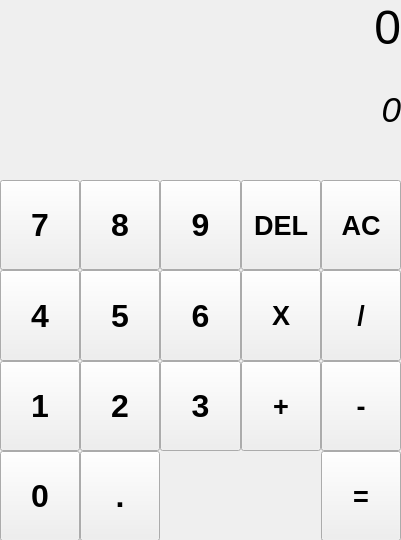
<?xml version="1.0" encoding="UTF-8"?>
<ui version="4.0">
 <class>MainWindow</class>
 <widget class="QMainWindow" name="MainWindow">
  <property name="geometry">
   <rect>
    <x>0</x>
    <y>0</y>
    <width>401</width>
    <height>540</height>
   </rect>
  </property>
  <property name="sizePolicy">
   <sizepolicy hsizetype="Fixed" vsizetype="Fixed">
    <horstretch>0</horstretch>
    <verstretch>0</verstretch>
   </sizepolicy>
  </property>
  <property name="windowTitle">
   <string>MainWindow</string>
  </property>
  <widget class="QWidget" name="centralwidget">
   <widget class="QWidget" name="gridLayoutWidget">
    <property name="geometry">
     <rect>
      <x>0</x>
      <y>0</y>
      <width>401</width>
      <height>541</height>
     </rect>
    </property>
    <layout class="QGridLayout" name="gridLayout" rowstretch="0,0,0,0,0,0,0" columnstretch="0,0,0,0,0">
     <property name="sizeConstraint">
      <enum>QLayout::SetDefaultConstraint</enum>
     </property>
     <property name="spacing">
      <number>0</number>
     </property>
     <item row="6" column="0">
      <widget class="QPushButton" name="pushButton_14">
       <property name="enabled">
        <bool>true</bool>
       </property>
       <property name="sizePolicy">
        <sizepolicy hsizetype="MinimumExpanding" vsizetype="MinimumExpanding">
         <horstretch>0</horstretch>
         <verstretch>0</verstretch>
        </sizepolicy>
       </property>
       <property name="minimumSize">
        <size>
         <width>0</width>
         <height>0</height>
        </size>
       </property>
       <property name="maximumSize">
        <size>
         <width>2000</width>
         <height>2000</height>
        </size>
       </property>
       <property name="font">
        <font>
         <pointsize>24</pointsize>
         <weight>75</weight>
         <bold>true</bold>
        </font>
       </property>
       <property name="text">
        <string>0</string>
       </property>
      </widget>
     </item>
     <item row="4" column="3">
      <widget class="QPushButton" name="pushButton_16">
       <property name="enabled">
        <bool>true</bool>
       </property>
       <property name="sizePolicy">
        <sizepolicy hsizetype="MinimumExpanding" vsizetype="MinimumExpanding">
         <horstretch>0</horstretch>
         <verstretch>0</verstretch>
        </sizepolicy>
       </property>
       <property name="minimumSize">
        <size>
         <width>0</width>
         <height>0</height>
        </size>
       </property>
       <property name="maximumSize">
        <size>
         <width>2000</width>
         <height>2000</height>
        </size>
       </property>
       <property name="font">
        <font>
         <pointsize>20</pointsize>
         <weight>75</weight>
         <bold>true</bold>
        </font>
       </property>
       <property name="text">
        <string>X</string>
       </property>
      </widget>
     </item>
     <item row="6" column="1">
      <widget class="QPushButton" name="pushButton_15">
       <property name="enabled">
        <bool>true</bool>
       </property>
       <property name="sizePolicy">
        <sizepolicy hsizetype="MinimumExpanding" vsizetype="MinimumExpanding">
         <horstretch>0</horstretch>
         <verstretch>0</verstretch>
        </sizepolicy>
       </property>
       <property name="minimumSize">
        <size>
         <width>0</width>
         <height>0</height>
        </size>
       </property>
       <property name="maximumSize">
        <size>
         <width>2000</width>
         <height>2000</height>
        </size>
       </property>
       <property name="font">
        <font>
         <pointsize>24</pointsize>
         <weight>75</weight>
         <bold>true</bold>
        </font>
       </property>
       <property name="text">
        <string>.</string>
       </property>
      </widget>
     </item>
     <item row="5" column="2">
      <widget class="QPushButton" name="pushButton_11">
       <property name="enabled">
        <bool>true</bool>
       </property>
       <property name="sizePolicy">
        <sizepolicy hsizetype="MinimumExpanding" vsizetype="MinimumExpanding">
         <horstretch>0</horstretch>
         <verstretch>0</verstretch>
        </sizepolicy>
       </property>
       <property name="minimumSize">
        <size>
         <width>0</width>
         <height>0</height>
        </size>
       </property>
       <property name="maximumSize">
        <size>
         <width>2000</width>
         <height>2000</height>
        </size>
       </property>
       <property name="font">
        <font>
         <pointsize>24</pointsize>
         <weight>75</weight>
         <bold>true</bold>
        </font>
       </property>
       <property name="text">
        <string>3</string>
       </property>
      </widget>
     </item>
     <item row="6" column="4">
      <widget class="QPushButton" name="pushButton_22">
       <property name="enabled">
        <bool>true</bool>
       </property>
       <property name="sizePolicy">
        <sizepolicy hsizetype="MinimumExpanding" vsizetype="MinimumExpanding">
         <horstretch>0</horstretch>
         <verstretch>0</verstretch>
        </sizepolicy>
       </property>
       <property name="minimumSize">
        <size>
         <width>0</width>
         <height>0</height>
        </size>
       </property>
       <property name="maximumSize">
        <size>
         <width>2000</width>
         <height>2000</height>
        </size>
       </property>
       <property name="font">
        <font>
         <pointsize>20</pointsize>
         <weight>75</weight>
         <bold>true</bold>
        </font>
       </property>
       <property name="text">
        <string>=</string>
       </property>
      </widget>
     </item>
     <item row="2" column="2">
      <widget class="QPushButton" name="pushButton_7">
       <property name="enabled">
        <bool>true</bool>
       </property>
       <property name="sizePolicy">
        <sizepolicy hsizetype="MinimumExpanding" vsizetype="MinimumExpanding">
         <horstretch>0</horstretch>
         <verstretch>0</verstretch>
        </sizepolicy>
       </property>
       <property name="minimumSize">
        <size>
         <width>0</width>
         <height>0</height>
        </size>
       </property>
       <property name="maximumSize">
        <size>
         <width>2000</width>
         <height>2000</height>
        </size>
       </property>
       <property name="font">
        <font>
         <pointsize>24</pointsize>
         <weight>75</weight>
         <bold>true</bold>
        </font>
       </property>
       <property name="text">
        <string>9</string>
       </property>
      </widget>
     </item>
     <item row="2" column="1">
      <widget class="QPushButton" name="pushButton_6">
       <property name="enabled">
        <bool>true</bool>
       </property>
       <property name="sizePolicy">
        <sizepolicy hsizetype="MinimumExpanding" vsizetype="MinimumExpanding">
         <horstretch>0</horstretch>
         <verstretch>0</verstretch>
        </sizepolicy>
       </property>
       <property name="minimumSize">
        <size>
         <width>0</width>
         <height>0</height>
        </size>
       </property>
       <property name="maximumSize">
        <size>
         <width>2000</width>
         <height>2000</height>
        </size>
       </property>
       <property name="font">
        <font>
         <pointsize>24</pointsize>
         <weight>75</weight>
         <bold>true</bold>
        </font>
       </property>
       <property name="text">
        <string>8</string>
       </property>
      </widget>
     </item>
     <item row="2" column="0">
      <widget class="QPushButton" name="pushButton_5">
       <property name="enabled">
        <bool>true</bool>
       </property>
       <property name="sizePolicy">
        <sizepolicy hsizetype="MinimumExpanding" vsizetype="MinimumExpanding">
         <horstretch>0</horstretch>
         <verstretch>0</verstretch>
        </sizepolicy>
       </property>
       <property name="minimumSize">
        <size>
         <width>0</width>
         <height>0</height>
        </size>
       </property>
       <property name="maximumSize">
        <size>
         <width>2000</width>
         <height>2000</height>
        </size>
       </property>
       <property name="font">
        <font>
         <pointsize>24</pointsize>
         <weight>75</weight>
         <bold>true</bold>
        </font>
       </property>
       <property name="text">
        <string>7</string>
       </property>
      </widget>
     </item>
     <item row="1" column="0" colspan="5">
      <widget class="QLabel" name="label">
       <property name="sizePolicy">
        <sizepolicy hsizetype="MinimumExpanding" vsizetype="MinimumExpanding">
         <horstretch>0</horstretch>
         <verstretch>0</verstretch>
        </sizepolicy>
       </property>
       <property name="font">
        <font>
         <pointsize>26</pointsize>
         <weight>50</weight>
         <italic>true</italic>
         <bold>false</bold>
         <underline>false</underline>
         <strikeout>false</strikeout>
         <kerning>true</kerning>
        </font>
       </property>
       <property name="layoutDirection">
        <enum>Qt::LeftToRight</enum>
       </property>
       <property name="autoFillBackground">
        <bool>true</bool>
       </property>
       <property name="text">
        <string>0</string>
       </property>
       <property name="alignment">
        <set>Qt::AlignRight|Qt::AlignTop|Qt::AlignTrailing</set>
       </property>
       <property name="margin">
        <number>5</number>
       </property>
       <property name="indent">
        <number>0</number>
       </property>
      </widget>
     </item>
     <item row="4" column="4">
      <widget class="QPushButton" name="pushButton_19">
       <property name="enabled">
        <bool>true</bool>
       </property>
       <property name="sizePolicy">
        <sizepolicy hsizetype="MinimumExpanding" vsizetype="MinimumExpanding">
         <horstretch>0</horstretch>
         <verstretch>0</verstretch>
        </sizepolicy>
       </property>
       <property name="minimumSize">
        <size>
         <width>0</width>
         <height>0</height>
        </size>
       </property>
       <property name="maximumSize">
        <size>
         <width>2000</width>
         <height>2000</height>
        </size>
       </property>
       <property name="font">
        <font>
         <pointsize>20</pointsize>
         <weight>75</weight>
         <bold>true</bold>
        </font>
       </property>
       <property name="text">
        <string>/</string>
       </property>
      </widget>
     </item>
     <item row="2" column="3">
      <widget class="QPushButton" name="pushButton_17">
       <property name="enabled">
        <bool>true</bool>
       </property>
       <property name="sizePolicy">
        <sizepolicy hsizetype="MinimumExpanding" vsizetype="MinimumExpanding">
         <horstretch>0</horstretch>
         <verstretch>0</verstretch>
        </sizepolicy>
       </property>
       <property name="minimumSize">
        <size>
         <width>0</width>
         <height>0</height>
        </size>
       </property>
       <property name="maximumSize">
        <size>
         <width>2000</width>
         <height>2000</height>
        </size>
       </property>
       <property name="font">
        <font>
         <pointsize>20</pointsize>
         <weight>75</weight>
         <bold>true</bold>
        </font>
       </property>
       <property name="text">
        <string>DEL</string>
       </property>
      </widget>
     </item>
     <item row="5" column="4">
      <widget class="QPushButton" name="pushButton_21">
       <property name="enabled">
        <bool>true</bool>
       </property>
       <property name="sizePolicy">
        <sizepolicy hsizetype="MinimumExpanding" vsizetype="MinimumExpanding">
         <horstretch>0</horstretch>
         <verstretch>0</verstretch>
        </sizepolicy>
       </property>
       <property name="minimumSize">
        <size>
         <width>0</width>
         <height>0</height>
        </size>
       </property>
       <property name="maximumSize">
        <size>
         <width>2000</width>
         <height>2000</height>
        </size>
       </property>
       <property name="font">
        <font>
         <pointsize>20</pointsize>
         <weight>75</weight>
         <bold>true</bold>
        </font>
       </property>
       <property name="text">
        <string>-</string>
       </property>
      </widget>
     </item>
     <item row="5" column="1">
      <widget class="QPushButton" name="pushButton_12">
       <property name="enabled">
        <bool>true</bool>
       </property>
       <property name="sizePolicy">
        <sizepolicy hsizetype="MinimumExpanding" vsizetype="MinimumExpanding">
         <horstretch>0</horstretch>
         <verstretch>0</verstretch>
        </sizepolicy>
       </property>
       <property name="minimumSize">
        <size>
         <width>0</width>
         <height>0</height>
        </size>
       </property>
       <property name="maximumSize">
        <size>
         <width>2000</width>
         <height>2000</height>
        </size>
       </property>
       <property name="font">
        <font>
         <pointsize>24</pointsize>
         <weight>75</weight>
         <bold>true</bold>
        </font>
       </property>
       <property name="text">
        <string>2</string>
       </property>
      </widget>
     </item>
     <item row="4" column="1">
      <widget class="QPushButton" name="pushButton_9">
       <property name="enabled">
        <bool>true</bool>
       </property>
       <property name="sizePolicy">
        <sizepolicy hsizetype="MinimumExpanding" vsizetype="MinimumExpanding">
         <horstretch>0</horstretch>
         <verstretch>0</verstretch>
        </sizepolicy>
       </property>
       <property name="minimumSize">
        <size>
         <width>0</width>
         <height>0</height>
        </size>
       </property>
       <property name="maximumSize">
        <size>
         <width>2000</width>
         <height>2000</height>
        </size>
       </property>
       <property name="font">
        <font>
         <pointsize>24</pointsize>
         <weight>75</weight>
         <bold>true</bold>
        </font>
       </property>
       <property name="text">
        <string>5</string>
       </property>
      </widget>
     </item>
     <item row="2" column="4">
      <widget class="QPushButton" name="pushButton_18">
       <property name="enabled">
        <bool>true</bool>
       </property>
       <property name="sizePolicy">
        <sizepolicy hsizetype="MinimumExpanding" vsizetype="MinimumExpanding">
         <horstretch>0</horstretch>
         <verstretch>0</verstretch>
        </sizepolicy>
       </property>
       <property name="minimumSize">
        <size>
         <width>0</width>
         <height>0</height>
        </size>
       </property>
       <property name="maximumSize">
        <size>
         <width>2000</width>
         <height>2000</height>
        </size>
       </property>
       <property name="font">
        <font>
         <pointsize>20</pointsize>
         <weight>75</weight>
         <bold>true</bold>
        </font>
       </property>
       <property name="text">
        <string>AC</string>
       </property>
      </widget>
     </item>
     <item row="4" column="2">
      <widget class="QPushButton" name="pushButton_8">
       <property name="enabled">
        <bool>true</bool>
       </property>
       <property name="sizePolicy">
        <sizepolicy hsizetype="MinimumExpanding" vsizetype="MinimumExpanding">
         <horstretch>0</horstretch>
         <verstretch>0</verstretch>
        </sizepolicy>
       </property>
       <property name="minimumSize">
        <size>
         <width>0</width>
         <height>0</height>
        </size>
       </property>
       <property name="maximumSize">
        <size>
         <width>2000</width>
         <height>2000</height>
        </size>
       </property>
       <property name="font">
        <font>
         <pointsize>24</pointsize>
         <weight>75</weight>
         <bold>true</bold>
        </font>
       </property>
       <property name="text">
        <string>6</string>
       </property>
      </widget>
     </item>
     <item row="4" column="0">
      <widget class="QPushButton" name="pushButton_10">
       <property name="enabled">
        <bool>true</bool>
       </property>
       <property name="sizePolicy">
        <sizepolicy hsizetype="MinimumExpanding" vsizetype="MinimumExpanding">
         <horstretch>0</horstretch>
         <verstretch>0</verstretch>
        </sizepolicy>
       </property>
       <property name="minimumSize">
        <size>
         <width>0</width>
         <height>0</height>
        </size>
       </property>
       <property name="maximumSize">
        <size>
         <width>2000</width>
         <height>2000</height>
        </size>
       </property>
       <property name="font">
        <font>
         <pointsize>24</pointsize>
         <weight>75</weight>
         <bold>true</bold>
        </font>
       </property>
       <property name="text">
        <string>4</string>
       </property>
      </widget>
     </item>
     <item row="5" column="0">
      <widget class="QPushButton" name="pushButton_13">
       <property name="enabled">
        <bool>true</bool>
       </property>
       <property name="sizePolicy">
        <sizepolicy hsizetype="MinimumExpanding" vsizetype="MinimumExpanding">
         <horstretch>0</horstretch>
         <verstretch>0</verstretch>
        </sizepolicy>
       </property>
       <property name="minimumSize">
        <size>
         <width>0</width>
         <height>0</height>
        </size>
       </property>
       <property name="maximumSize">
        <size>
         <width>2000</width>
         <height>2000</height>
        </size>
       </property>
       <property name="font">
        <font>
         <pointsize>24</pointsize>
         <weight>75</weight>
         <bold>true</bold>
        </font>
       </property>
       <property name="text">
        <string>1</string>
       </property>
      </widget>
     </item>
     <item row="5" column="3">
      <widget class="QPushButton" name="pushButton_20">
       <property name="enabled">
        <bool>true</bool>
       </property>
       <property name="sizePolicy">
        <sizepolicy hsizetype="MinimumExpanding" vsizetype="MinimumExpanding">
         <horstretch>0</horstretch>
         <verstretch>0</verstretch>
        </sizepolicy>
       </property>
       <property name="minimumSize">
        <size>
         <width>0</width>
         <height>0</height>
        </size>
       </property>
       <property name="maximumSize">
        <size>
         <width>2000</width>
         <height>2000</height>
        </size>
       </property>
       <property name="font">
        <font>
         <pointsize>20</pointsize>
         <weight>75</weight>
         <bold>true</bold>
        </font>
       </property>
       <property name="text">
        <string>+</string>
       </property>
      </widget>
     </item>
     <item row="0" column="0" colspan="5">
      <widget class="QLabel" name="label_2">
       <property name="sizePolicy">
        <sizepolicy hsizetype="MinimumExpanding" vsizetype="MinimumExpanding">
         <horstretch>0</horstretch>
         <verstretch>0</verstretch>
        </sizepolicy>
       </property>
       <property name="font">
        <font>
         <pointsize>36</pointsize>
         <weight>50</weight>
         <bold>false</bold>
        </font>
       </property>
       <property name="layoutDirection">
        <enum>Qt::LeftToRight</enum>
       </property>
       <property name="autoFillBackground">
        <bool>true</bool>
       </property>
       <property name="text">
        <string>0</string>
       </property>
       <property name="alignment">
        <set>Qt::AlignRight|Qt::AlignTop|Qt::AlignTrailing</set>
       </property>
       <property name="wordWrap">
        <bool>false</bool>
       </property>
       <property name="margin">
        <number>5</number>
       </property>
       <property name="indent">
        <number>0</number>
       </property>
      </widget>
     </item>
    </layout>
   </widget>
  </widget>
 </widget>
 <resources/>
 <connections/>
</ui>
